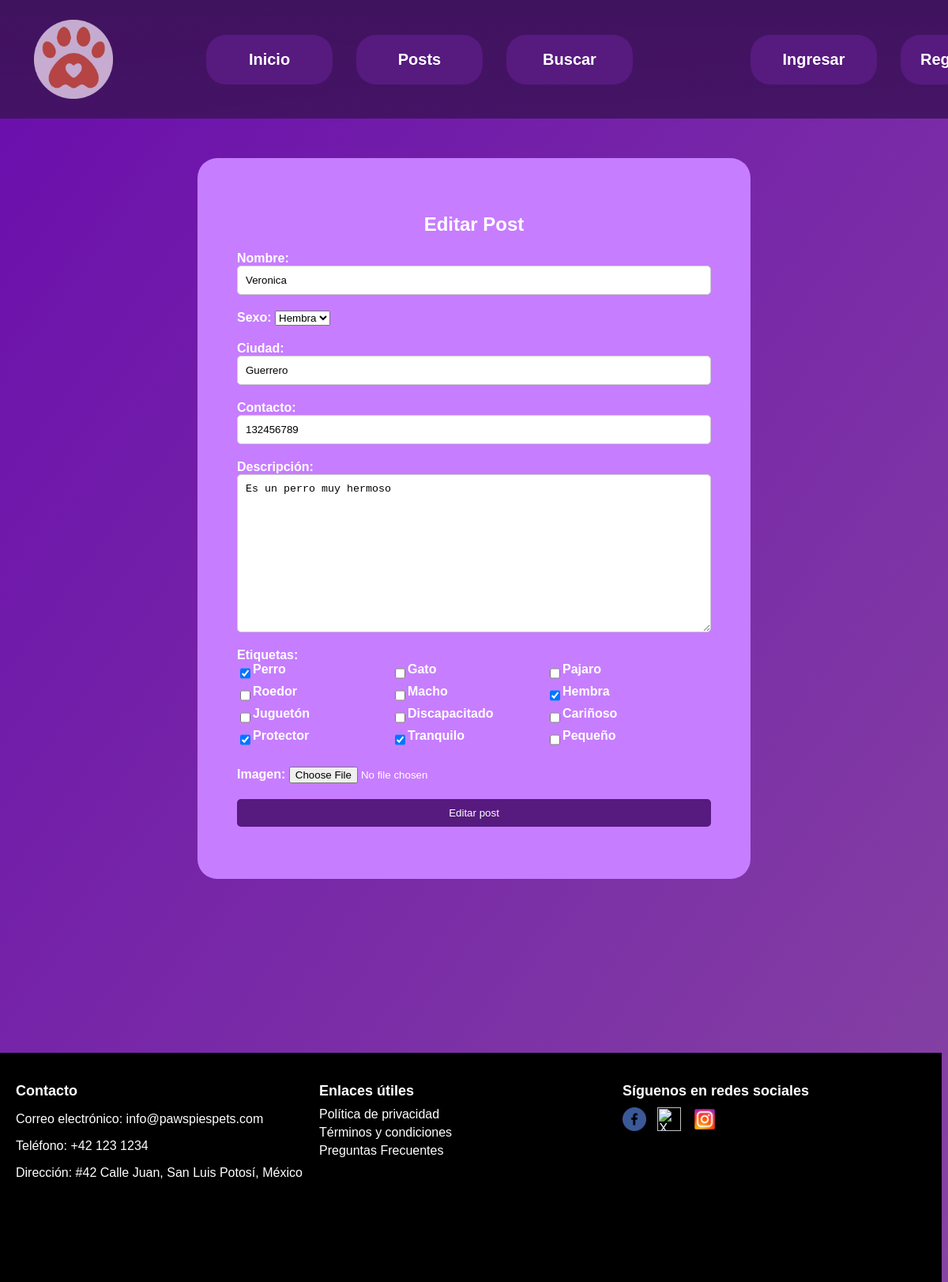
Screenshot of /html/editarpost.php?idP=2 with the database file from the repository.
### tables this page shows
CREATE TABLE `posts` (
  `idPost` int(11) NOT NULL,
  `idUsuario` int(11) NOT NULL,
  `nombre` varchar(20) NOT NULL,
  `sexo` varchar(20) NOT NULL,
  `direccion` varchar(50) NOT NULL,
  `contacto` varchar(20) NOT NULL,
  `descripcion` varchar(200) NOT NULL,
  `foto` longblob NOT NULL,
  `etiquetas` varchar(30) NOT NULL
);

### html/conexion.php (called while the page is built)
<?php
	class Conexion{
		private $host;
		private $db;
		private $usuario;
		private $pass;
		private $charset;
		public function __construct()
		{
			$this->host = 'localhost';
			$this->db = 'pawspiespets';
			$this->usuario ='root';
			$this->pass = '';
			$this->charset = 'utf8';
		}
		public function conectar()
		{
			$com = "mysql:host=".$this->host.";dbname=".$this->db.";charset=".$this->charset;
			$enlace = new PDO($com, $this->usuario, $this->pass);
			return $enlace;
		}
	}
?>

### html/CAD.php (called while the page is built, shortened)
<?php
require_once "conexion.php";
class CAD
{
	static public function obtenerMascota($id)
	{
		$con = new Conexion();
		$query = $con->conectar()->prepare("SELECT * FROM posts WHERE idPost = $id ");
		if($query->execute())
		{
			$row = $query->fetch(PDO::FETCH_NUM);
			if($row)
			{
				return $row;
			}
			else
			{
				return 0;
			}
		}
		else
		{
			return 0;
		}
	}
}
?>

### html/editarpost.php (the view, shortened to what this page needs)
<?php
	require_once "CAD.php";
	$cad = new CAD();
	if (isset($_GET['idP']))
	{
		$idP = $_GET['idP'];
		$post = [];
		$post = $cad->obtenerMascota($idP);
		$etiquetas = str_split($post[8]);
	}
?>
<html>
	<head>
		<link href="../css/estilo.css" rel="stylesheet" type="text/css">
		<link href="../css/estilo2.css" rel="stylesheet" type="text/css">
		<link href="../css/estilo3.css" rel="stylesheet" type="text/css">
	</head>
	<body>
		<div class="Principal">
			<div class="Menu">
				<div class="Logo">
					<a href="../index.php"><img src="../img/LogoP.png"/></a>
				</div>
				<nav id="menu">
				<div class="Enlaces" id="en1">
					<ul class="ListaB">
						<li><a href="../index.php"><div class="b">Inicio</div></a></li>
						<li><a href="posts.php"><div class="b">Posts</div></a></li>
						<li><a href="buscar.php"><div class="b">Buscar</div></a></li>
					</ul>
					</div>
					<div class="Enlaces" id="en2">
					<ul class="ListaB">
						<li id="botEscon1"><a href="login.php"><div class="b">Ingresar</div></a></li>
						<li id="botEscon2"><a href="register.php"><div class="b">Registrarse</div></a></li>
					</ul>
				</div>
				</nav>
			</div>
			<div class="Espacio"></div>
				<div class="Intermedio">
					<div class="Contenedor" id="npos">
						<h2>Editar Post</h2>
						<form id="formularioPost" enctype="multipart/form-data" action="editarpost.php" method="POST">
							<div class="input-group">
								<label for="nombre">Nombre:</label>
								<input type="text" id="nombre" name="nombre" placeholder="Ingrese el nombre" value="<?php echo $post[2];?>">
							</div>
							<div class="input-group">
								<label for="sexo">Sexo:</label>
								<select id="sexo" name="sexo">
									<option value="hembra" <?php echo ($post[3] == 'hembra') ? 'selected' : ''; ?>>Hembra
									</option>
								</select>
							</div>
							<div class="input-group">
								<label for="ciudad">Ciudad:</label>
								<input type="text" id="ciudad" name="ciudad" placeholder="Ingrese la ciudad" value="<?php echo $post[4]; ?>">
							</div>
							<div class="input-group">
								<label for="contacto">Contacto:</label>
								<input type="text" id="contacto" name="contacto" placeholder="Ingrese el número de contacto" value="<?php echo $post[5]; ?>">
							</div>
							<div class="input-group">
								<label for="descripcion">Descripción:</label>
								<textarea id="descripcion" name="descripcion" placeholder="Ingrese una descripción"><?php echo $post[6];?></textarea>
							</div>
								<label>Etiquetas:</label>
							<div class="input-group etiquetaF">
								<input type="checkbox" id="etiquetaA" name="etiquetaA" value="etiquetaA" <?php echo in_array('A', $etiquetas) ? 'checked' : ''; ?>>
								<label for="etiqueta1">Perro</label>
								<input type="checkbox" id="etiquetaB" name="etiquetaB" value="etiquetaB" <?php echo in_array('B', $etiquetas) ? 'checked' : ''; ?>>
								<label for="etiqueta2">Gato</label>
								<input type="checkbox" id="etiquetaC" name="etiquetaC" value="etiquetaC" <?php echo in_array('C', $etiquetas) ? 'checked' : ''; ?>>
								<label for="etiqueta2">Pajaro</label>
								<input type="checkbox" id="etiquetaD" name="etiquetaD" value="etiquetaD" <?php echo in_array('D', $etiquetas) ? 'checked' : ''; ?>>
								<label for="etiqueta2">Roedor</label>
								<input type="checkbox" id="etiquetaE" name="etiquetaE" value="etiquetaE" <?php echo in_array('E', $etiquetas) ? 'checked' : ''; ?>>
								<label for="etiqueta2">Macho</label>
								<input type="checkbox" id="etiquetaF" name="etiquetaF" value="etiquetaF" <?php echo in_array('F', $etiquetas) ? 'checked' : ''; ?>>
								<label for="etiqueta2">Hembra</label>
								<input type="checkbox" id="etiquetaG" name="etiquetaG" value="etiquetaG" <?php echo in_array('G', $etiquetas) ? 'checked' : ''; ?>>
								<label for="etiqueta2">Juguetón</label>
								<input type="checkbox" id="etiquetaH" name="etiquetaH" value="etiquetaH" <?php echo in_array('H', $etiquetas) ? 'checked' : ''; ?>>
								<label for="etiqueta2">Discapacitado</label>
								<input type="checkbox" id="etiquetaI" name="etiquetaI" value="etiquetaI" <?php echo in_array('I', $etiquetas) ? 'checked' : ''; ?>>
								<label for="etiqueta2">Cariñoso</label>
								<input type="checkbox" id="etiquetaJ" name="etiquetaJ" value="etiquetaJ" <?php echo in_array('J', $etiquetas) ? 'checked' : ''; ?>>
								<label for="etiqueta2">Protector</label>
								<input type="checkbox" id="etiquetaK" name="etiquetaK" value="etiquetaK" <?php echo in_array('K', $etiquetas) ? 'checked' : ''; ?>>
								<label for="etiqueta2">Tranquilo</label>
								<input type="checkbox" id="etiquetaL" name="etiquetaL" value="etiquetaL" <?php echo in_array('L', $etiquetas) ? 'checked' : ''; ?>>
								<label for="etiqueta2">Pequeño</label>
							</div>
							<div class="input-group">
								<label for="imagen">Imagen:</label>
								<input type="file" id="imagen" name="imagen">
							</div>
							<button type="submit" value="editar post">Editar post</button>
						</form>
					</div>
				</div>
			<div class="Pie">
				<div class="Informacion">
					<h3>Contacto</h3>
					<p>Correo electrónico: info@pawspiespets.com</p>
					<p>Teléfono: +42 123 1234</p>
					<p>Dirección: #42 Calle Juan, San Luis Potosí, México</p>
				</div>
				<div class="EnlacesPie">
					<h3>Enlaces útiles</h3>
					<ul>
						<li><a href="pdp.php">Política de privacidad</a></li>
						<li><a href="tyc.php">Términos y condiciones</a></li>
						<li><a href="pf.php">Preguntas Frecuentes</a></li>
					</ul>
				</div>
				<div class="RedesSociales">
					<h3>Síguenos en redes sociales</h3>
					<ul>
						<li><a href="www.facebook.com"><img src="../img/facebook.png" alt="Facebook"></a></li>
						<li><a href="www.x.com"><img src="../img/x.png" alt="X"></a></li>
						<li><a href="www.instagram.com"><img src="../img/instagram.png" alt="Instagram"></a></li>
					</ul>
				</div>
			</div>
		</div>
	</body>
</html>

### css/estilo.css (style rules this page uses)
body { margin: 0px; padding: 0px; background-image: linear-gradient(to bottom right, rgba(106, 13, 173, 1), rgba(134, 68, 162, 1)); font-family: "Century Gothic", sans-serif; }
ul { list-style: none; margin: 0px; padding: 0px; }
a { text-decoration: none; color: inherit; }
@media screen and (min-width:1025px) { .Menu { background-image: linear-gradient(to bottom, rgba(64, 19, 94, 1), rgba(64, 19, 94, 0.9)); display:flex; height:150px; justify-content:center; align-items:center; position: fixed; width:100%; flex-direction:row; } }
@media screen and (min-width:1025px) { #menu { display:flex; } }
@media screen and (min-width:1025px) { .Espacio { height:200; } }
@media screen and (min-width:1025px) { .logo { margin-right:9%; margin-left:7%; } }
@media screen and (min-width:1025px) { .logo img { width:100px; opacity:70%; } }
@media screen and (min-width:1025px) { .Enlaces { padding:10px; display:flex; justify-content:center; flex:1; } }
@media screen and (min-width:1025px) { .ListaB { list-style-type:none; margin:0px; padding:0px; display:flex; } }
@media screen and (min-width:1025px) { .ListaB li { margin-right:30px; } }
@media screen and (min-width:1025px) { .b { width:120px; padding:20px; float:left; text-align:center; color:white; font-weight:bold; font-size: 20px; background-color:#571A7F; border-radius:25px; } }
@media screen and (min-width:1025px) { #en1 { margin-right:10%; } }
@media screen and (min-width:1025px) { .Intermedio { display:flex; align-items:center; justify-content:center; margin:auto; flex-direction:column; } }
@media screen and (min-width:1025px) { .Contenedor { border-radius:25px; width:1100px; padding:50px 50px; color:white; } }
@media screen and (min-width:1025px) { #npos { display: flex; width:600px; background-color:#C77DFF; margin-bottom:200px; flex-direction:column; justify-content:center; align-items:center; } }
@media screen and (min-width:1025px) { #npos h2 { text-align: center; margin-bottom: 20px; } }
@media screen and (min-width:1025px) { #npos form { display: flex; flex-direction: column; } }
@media screen and (min-width:1025px) { #npos .input-group { margin-bottom: 20px; } }
@media screen and (min-width:1025px) { #npos label { font-weight: bold; } }
@media screen and (min-width:1025px) { #npos input[type="text"] { width: 100%; padding: 10px; border: 1px solid #ccc; border-radius: 5px; } }
@media screen and (min-width:1025px) { #npos textarea { width: 100%; padding: 10px; height:200px; border: 1px solid #ccc; border-radius: 5px; } }
@media screen and (min-width:1025px) { button { width: 100%; padding: 10px; background-color: #571A7F; color: #fff; border: none; border-radius: 5px; cursor: pointer; } }
@media screen and (min-width:1025px) { .etiquetaF { display: flex; flex-wrap: wrap; } }
@media screen and (min-width:1025px) { .etiquetaF label { margin-right: 10px; margin-bottom: 10px; flex-basis: calc(31.0% - 20px); } }
@media screen and (min-width:1025px) { .Pie { background-color: #000; color: #fff; padding: 20px; display: flex; justify-content: center; margin-top:20px; height:250px; width:96%; position:center; } }
@media screen and (min-width:1025px) { .Pie .Informacion, .Pie .EnlacesPie, .Pie .RedesSociales { width:400px; justify-content: center flex: 1; margin-right: 20px; } }
@media screen and (min-width:1025px) { .Pie h3 { margin-bottom: 10px; font-size: 18px; } }
@media screen and (min-width:1025px) { .Pie p { margin-bottom: 8px; } }
@media screen and (min-width:1025px) { .Pie ul li { margin-bottom: 5px; } }
@media screen and (min-width:1025px) { .Pie ul li a { color: #fff; text-decoration: none; } }
@media screen and (min-width:1025px) { .Pie .RedesSociales ul li { display: inline-block; margin-right: 10px; } }
@media screen and (min-width:1025px) { .Pie .RedesSociales ul li:last-child { margin-right: 0; } }
@media screen and (min-width:1025px) { .Pie .RedesSociales ul li img { width: 30px; height: 30px; } }

### rows the page displays
posts: nombre "Veronica", sexo "Hembra", ciudad "Guerrero", contacto "132456789", descripcion "Es un perro muy hermoso", etiquetas "☑"
